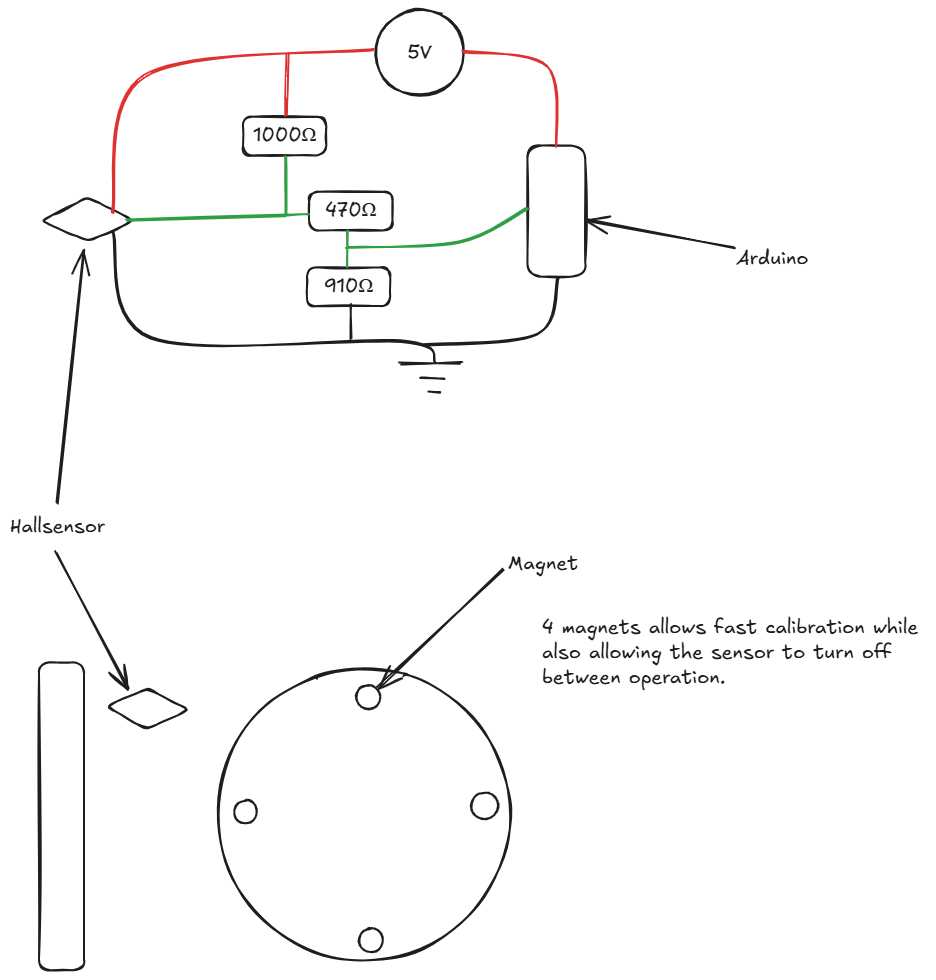
#> input picture hardware/E7012E - Lab2_sol.png, 936 x 980 px, given in place of the camera
$ python ExampleCamera1.py
#> lines starting #> are read from the running program, lines starting #| are printed output that depends on the picture; after the words box and inside, x2 and y2 are one past the last pixel; in counts of white or black regions, pixels touching at a corner belong together
import numpy as np
import cv2 as cv

# --- CAMERA SETUP ---
cap = cv.VideoCapture(1)
if not cap.isOpened():
    print("Cannot open camera")
    exit()

# --- CALIBRATION PARAMETERS FOR DEPTH ESTIMATION ---
# (you need to measure these for your camera + object)
focal_length = 645.0       # in pixels (fx from your camera intrinsics)
real_radius   = 0.095       # real radius of your disk in meters

while True:
    ret, frame = cap.read()
#> frame is the input picture: shape (980, 936, 3); mean B, G, R 249.6, 249.7, 249.9
    if not ret:
        print("Can't receive frame. Exiting …")
        break

    # resize for speed / display
    frame = cv.resize(frame, (800, 600))
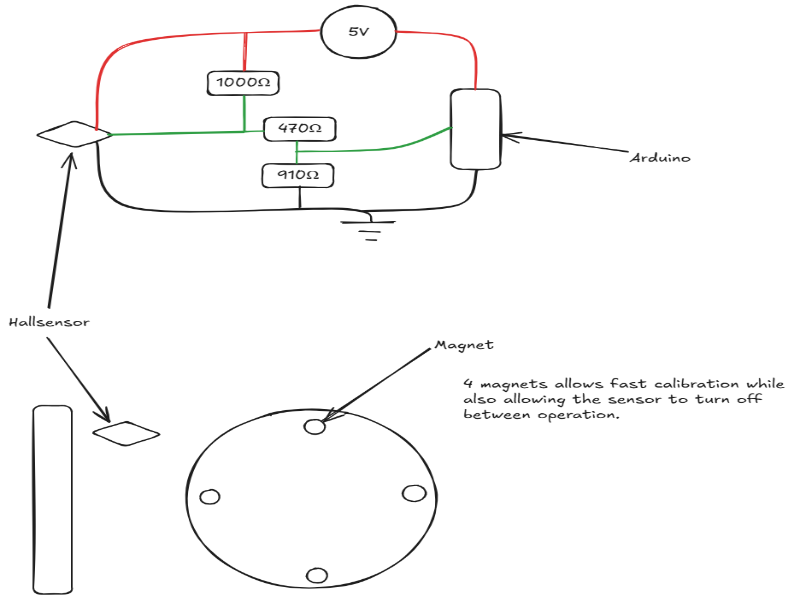
#> frame: shape (600, 800, 3); mean B, G, R 249.6, 249.7, 249.9

    hsv = cv.cvtColor(frame, cv.COLOR_BGR2HSV)
#> hsv: shape (600, 800, 3); mean H, S, V 0.2, 0.7, 250.1

    lower_red1 = np.array([0,120,70])
    upper_red1 = np.array([10,255,255])
    lower_red2 = np.array([170,120,70])
    upper_red2 = np.array([180,255,255])
    mask_red = cv.inRange(hsv, lower_red1, upper_red1) | cv.inRange(hsv, lower_red2, upper_red2)
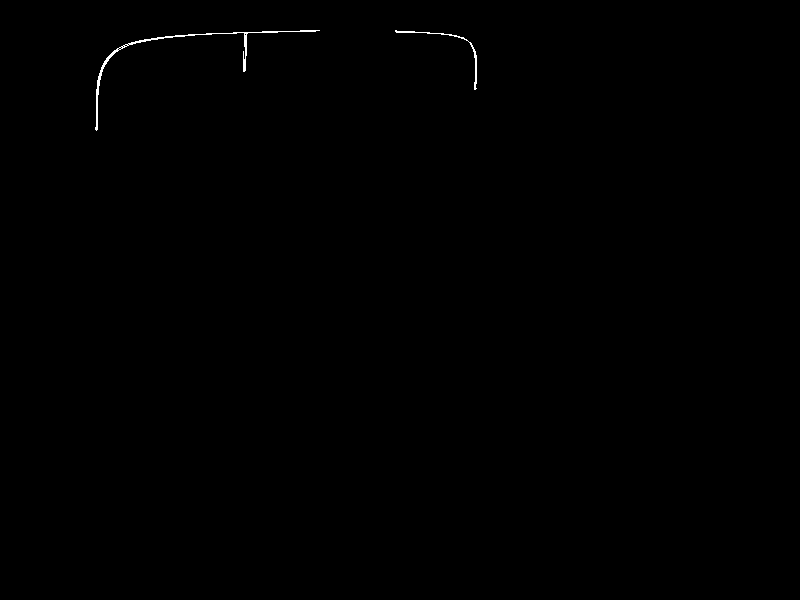
#> mask_red: shape (600, 800); 0.18% white in thin lines or dots, all inside (x1, y1, x2, y2) = (95, 30, 477, 131)

    lower_green = np.array([40, 40, 40])
    upper_green = np.array([70, 255, 255])
    mask_green = cv.inRange(hsv, lower_green, upper_green)
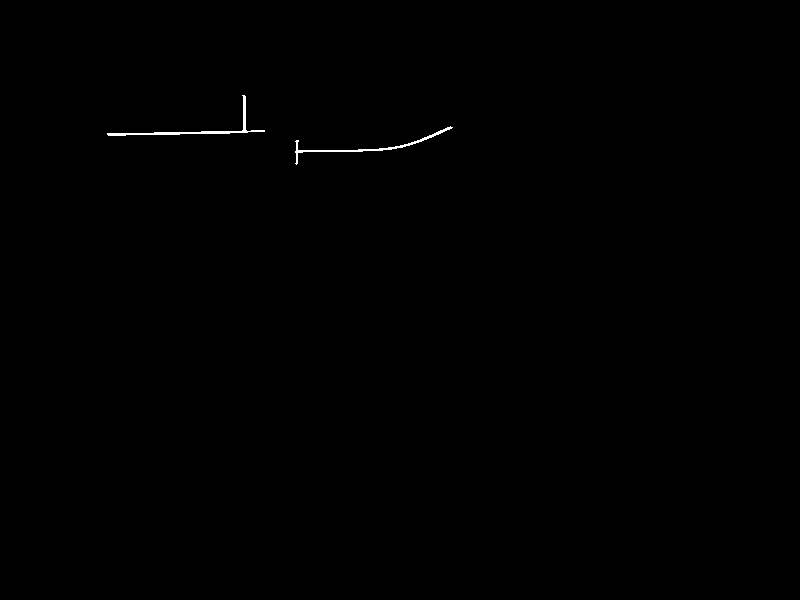
#> mask_green: shape (600, 800); 0.19% white in thin lines or dots, all inside (x1, y1, x2, y2) = (107, 95, 453, 165)

    gray    = cv.cvtColor(frame, cv.COLOR_BGR2GRAY)
    blurred = cv.GaussianBlur(gray, (5,5), 0)
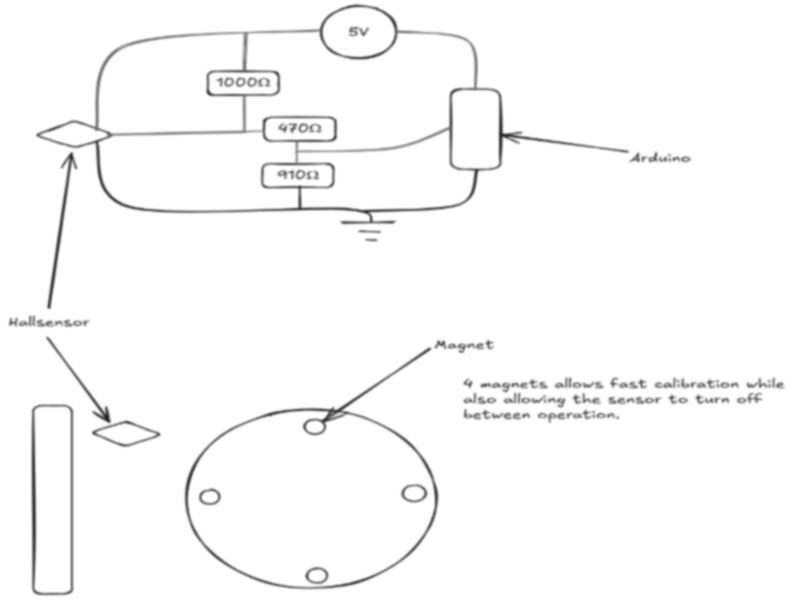
#> blurred: shape (600, 800); min 37, max 255, mean 249.8
    edges   = cv.Canny(blurred, 50, 150)
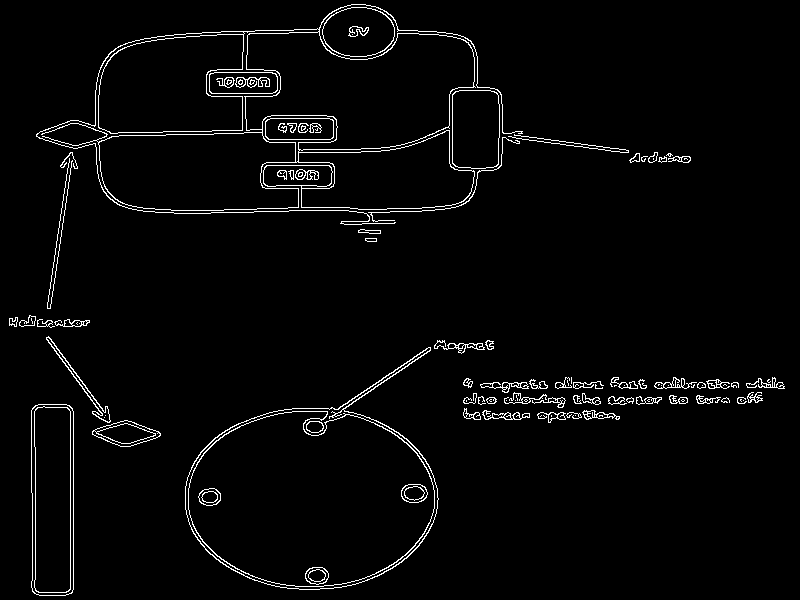
#> edges: shape (600, 800); 2.8% white in thin lines or dots
    contours, _ = cv.findContours(edges, cv.RETR_EXTERNAL, cv.CHAIN_APPROX_SIMPLE)
#> contours = 73 contours, 28 with area under 20; largest, box (x1, y1, x2, y2) and area: (36, 4, 523, 225) 56378, (185, 347, 439, 590) 36510, (31, 404, 74, 596) 7866, (452, 90, 500, 169) 3550, (322, 7, 395, 57) 2828

    for cnt in contours:
        area = cv.contourArea(cnt)
        if area < 1_000:
            continue  # skip small noise

        # approximate polygon
        peri   = cv.arcLength(cnt, True)
        approx = cv.approxPolyDP(cnt, 0.04 * peri, True)

        # classify shape
        shape = "unidentified"
        if   len(approx) == 3:
            shape = "triangle"
        elif len(approx) == 4:
            # check square vs rectangle by aspect ratio
            x,y,w,h = cv.boundingRect(approx)
            ar = w / float(h)
            shape = "square" if 0.95 <= ar <= 1.05 else "rectangle"
        else:
            shape = "circle"

        # determine color by overlap with masks
        mask_shape = np.zeros(gray.shape, dtype="uint8")
        cv.drawContours(mask_shape, [cnt], -1, 255, -1)

        red_overlap   = cv.countNonZero(cv.bitwise_and(mask_shape, mask_red))
        green_overlap = cv.countNonZero(cv.bitwise_and(mask_shape, mask_green))
        color = "none"
        if red_overlap   > 0.3 * area: color = "red"
        if green_overlap > 0.3 * area: color = "green"

        # draw contour outline
        cv.drawContours(frame, [cnt], -1, (0,255,0), 2)

        if shape == "circle":
            (x_c, y_c), radius = cv.minEnclosingCircle(cnt)
            if radius > 10:
                depth_m = (real_radius * focal_length) / radius
                cv.putText(frame,
                           f"{shape},{color},{depth_m:.2f}m",
                           (int(x_c - radius), int(y_c - radius - 10)),
                           cv.FONT_HERSHEY_SIMPLEX, 0.6, (255,255,255), 2)
                # draw the fitted circle
                cv.circle(frame, (int(x_c), int(y_c)), int(radius), (255,0,0), 2)
        else:
            # label non-circles without depth
            M = cv.moments(cnt)
            if M["m00"] != 0:
                cX = int(M["m10"] / M["m00"])
                cY = int(M["m01"] / M["m00"])
                cv.putText(frame,
                           f"{shape},{color}",
                           (cX - 50, cY - 10),
                           cv.FONT_HERSHEY_SIMPLEX, 0.5, (255,255,255), 2)
#> this loop made 73 passes
#> (area, peri, approx, shape, x, y, w, h) on passes 1, 9: (1077.5, 160.5, [[92, 431], [120, 446], [160, 435], [127, 420]], 'rectangle', 92, 420, 69, 27), (7866.5, 455.7, [[38, 404], [31, 587], [65, 595], [73, 411]], 'rectangle', 31, 404, 43, 192)
#> (area, peri, x, y, w, h, ar, shape) on passes 70 to 71: (3549.5, 238.9, 452, 91, 46, 76, 0.605, 'rectangle'), (1407, 172.1, 209, 72, 69, 22, 3.14, 'rectangle')
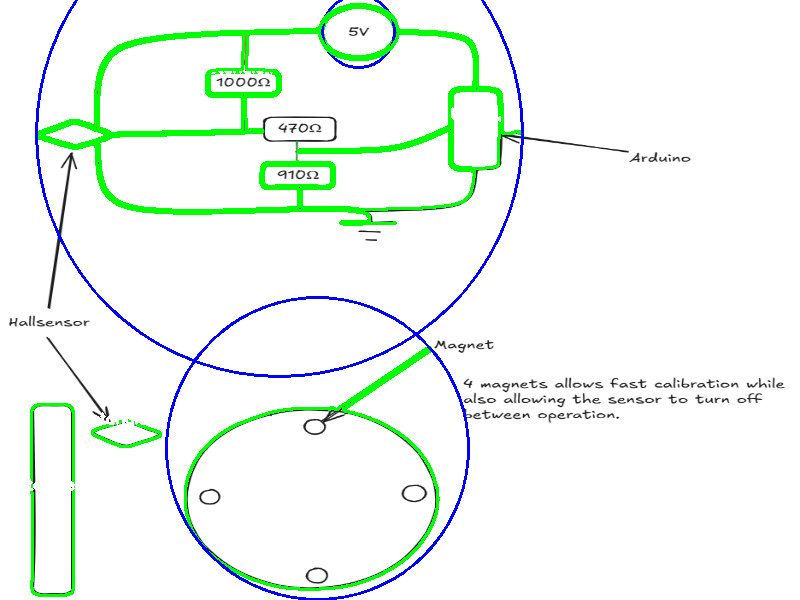
#> frame: shape (600, 800, 3); 5.03% of pixels changed, all inside (x1, y1, x2, y2) = (30, 0, 524, 600)
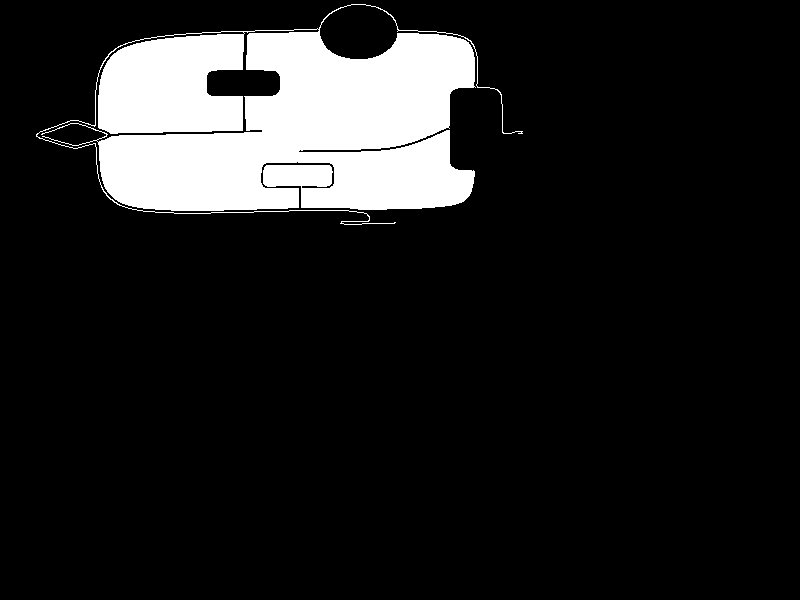
#> mask_shape: shape (600, 800); 12.2% white; 1 white region, box (x1, y1, x2, y2) and area: (36, 4, 523, 225) 58795

    cv.imshow("frame", frame)
    if cv.waitKey(1) & 0xFF == ord('q'):
#> (key q is pressed here)
        break

cap.release()
cv.destroyAllWindows()

$ run again, on hardware/proximity_sensor_wiring.png
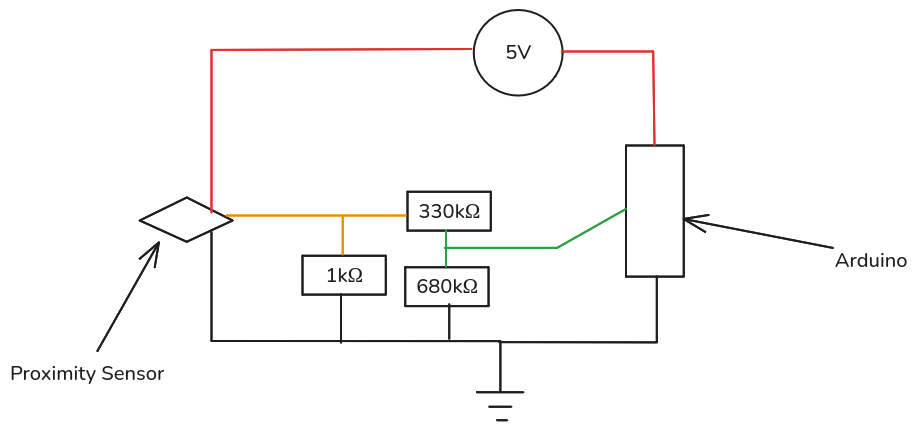
#> input picture hardware/proximity_sensor_wiring.png, 917 x 430 px, given in place of the camera
#> frame is the input picture: shape (430, 917, 3); mean B, G, R 249, 249.3, 250
#> hsv: shape (600, 800, 3); mean H, S, V 0.2, 1.3, 250.1
#> mask_red: shape (600, 800); 0.38% white; 2 white regions, box (x1, y1, x2, y2) and area: (183, 67, 412, 298) 1387, (490, 70, 572, 204) 459
#> mask_green: shape (600, 800); 0.16% white; 1 white region, box (x1, y1, x2, y2) and area: (387, 290, 547, 374) 773
#> edges: shape (600, 800); 2.3% white in thin lines or dots
#> contours = 28 contours, 11 with area under 20; largest, box (x1, y1, x2, y2) and area: (185, 69, 572, 476) 119310, (547, 204, 596, 385) 8584, (414, 15, 490, 132) 6798, (357, 269, 427, 320) 3450, (125, 278, 200, 335) 2214
#> the loop `for cnt in contours:` made 28 passes
#> (area, peri, approx, shape, x, y, w, h) on passes 23 to 25: (2213.5, 197.3, [[161, 278], [125, 308], [164, 334], [199, 306]], 'rectangle', 125, 278, 75, 57), (3450, 238, [[357, 269], [357, 319], [426, 319], [426, 269]], 'rectangle', 357, 269, 70, 51), (8584, 454.1, [[547, 205], [547, 383], [592, 384], [595, 208]], 'rectangle', 547, 205, 49, 180)
#> after the loop `for cnt in contours:`:
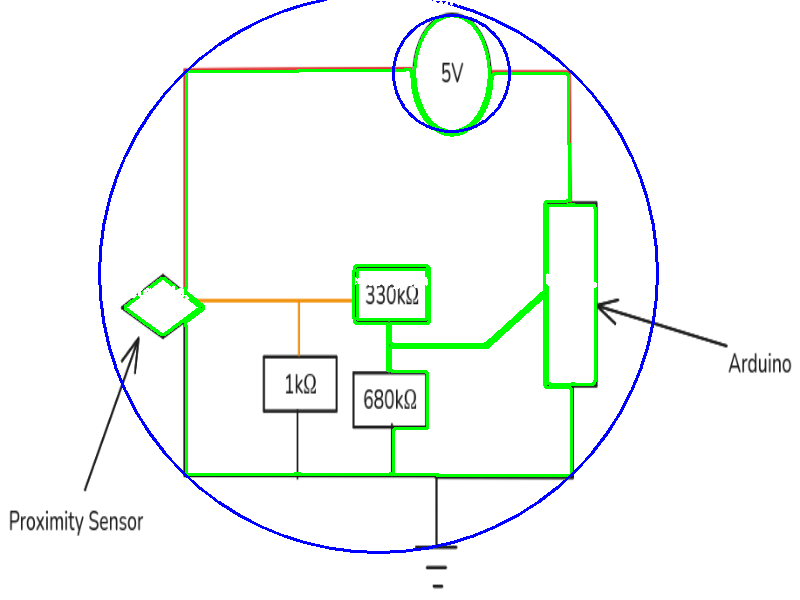
#> frame: shape (600, 800, 3); mean B, G, R 245.2, 248.2, 242.7
#> after the loop `for cnt in contours:`:
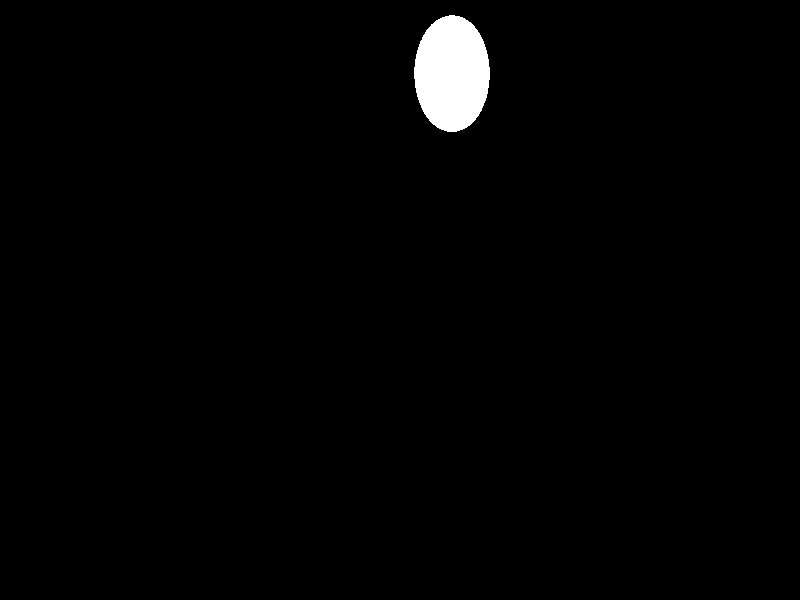
#> mask_shape: shape (600, 800); 1.4% white; 1 white region, box (x1, y1, x2, y2) and area: (414, 15, 490, 132) 6938
